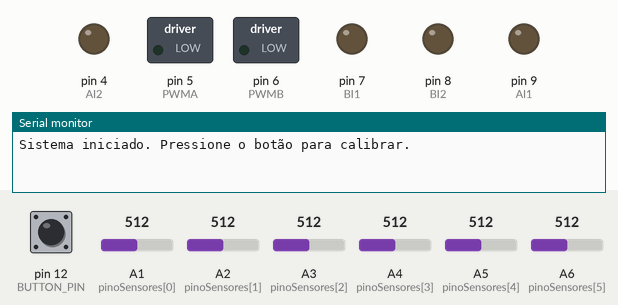
Simulated run of this sketch. Board: Arduino Nano, built with avr-gcc and run on an emulated ATmega328P. Shown: switched loads named in the sketch (green lamp = pin HIGH), output pins drawn as LEDs (lit = HIGH), the last lines printed to the serial monitor. The inputs (shaded band) are chosen by the test bench; at power-on: pin 12 (BUTTON_PIN) LOW, A1 (pinoSensores[0]) = 512, A2 (pinoSensores[1]) = 512, A3 (pinoSensores[2]) = 512, A4 (pinoSensores[3]) = 512, A5 (pinoSensores[4]) = 512, A6 (pinoSensores[5]) = 512.

Above: at 1.2 s.
1.3 s: pin 12 (BUTTON_PIN) pulled HIGH for 0.15 s
At 3.2 s:
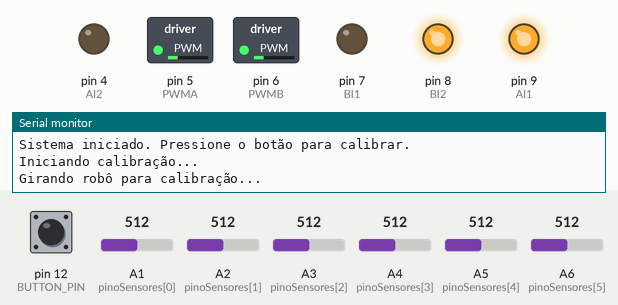
At 7.3 s:
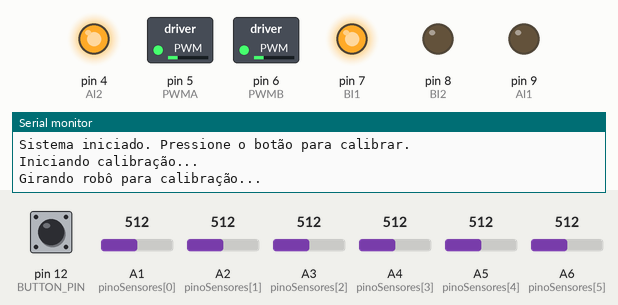
Timing chart, 0 to 13.4 s (numbered marks = the images above; inputs shaded):
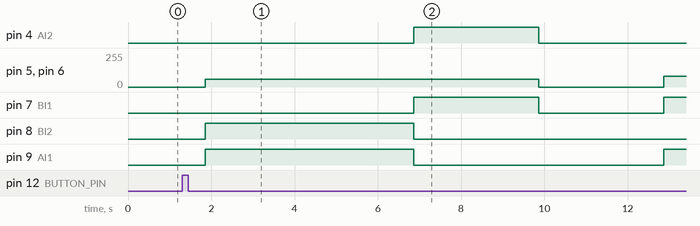

The sketch:

C_digo_PID_-_Aula_2.ino
```cpp
// Robô Seguidor de Linha - Arduino Nano
// Sensores: A1-A6 (6 sensores analógicos)
// Botão: D12 (pull-down)
// Motor Driver TB6612FNG: PWMA(D5), AI1(D9), AI2(D4), PWMB(D6), BI1(D7), BI2(D8)

#define NUM_SEN 6
#define BUTTON_PIN 12

// Pinos do motor driver TB6612FNG
#define PWMA 5   // PWM Motor A (esquerda)
#define AI1 9    // Direção Motor A
#define AI2 4    // Direção Motor A
#define PWMB 6   // PWM Motor B (direita)
#define BI1 7    // Direção Motor B
#define BI2 8    // Direção Motor B

// Pinos dos sensores (A1 a A6)
int pinoSensores[NUM_SEN] = {A1, A2, A3, A4, A5, A6};

// Variáveis para calibração
int minSensor[NUM_SEN];
int maxSensor[NUM_SEN];
int valorSensores[NUM_SEN];

// Variáveis para controle PID
float Kp = 0.0;    // Constante proporcional 15
float Kd = 0.0;    // Constante diferencial 30
float erro = 0;
float erroAnterior = 0;

// Velocidades dos motores
int velBase = 80;     // Velocidade base (0-255)
int velMax = 200;     // Velocidade máxima
int velMin = -100;    // Velocidade mínima

// Estados do programa
enum Estado {
  ESPERANDO,
  CALIBRANDO,
  CORRENDO
};

Estado estadoAtual = ESPERANDO;
bool botaoAtual = false;
bool botaoEstadoAnterior = false;

// Protótipos das funções
void lerEMaisMinMax();
void acelerar(int velEsquerda, int velDireita);
void pararMotores();
void calibrarSensores();
void seguirLinha();
void lerSensores();
float controleLinha();


void setup() {
  Serial.begin(9600);

  // Configuração dos pinos
  pinMode(BUTTON_PIN, INPUT);

  // Configuração dos pinos do motor
  pinMode(PWMA, OUTPUT);
  pinMode(AI1, OUTPUT);
  pinMode(AI2, OUTPUT);
  pinMode(PWMB, OUTPUT);
  pinMode(BI1, OUTPUT);
  pinMode(BI2, OUTPUT);

  pararMotores();

  // Inicializar valores de calibração
  for (int i = 0; i < NUM_SEN; i++) {
    minSensor[i] = 1023;
    maxSensor[i] = 0;
  }

  Serial.println("Sistema iniciado. Pressione o botão para calibrar.");
}

void loop() {
  // Leitura do botão
  bool estadoBotao = digitalRead(BUTTON_PIN);

  // Detecção de borda de subida do botão
  if (estadoBotao && !botaoEstadoAnterior) {
    botaoAtual = true;
    delay(50); // Debounce
  }
  botaoEstadoAnterior = estadoBotao;

  // Máquina de estados
  switch (estadoAtual) {
    case ESPERANDO:


      if (botaoAtual) {
        estadoAtual = CALIBRANDO;
        botaoAtual = false;
        Serial.println("\nIniciando calibração...");
        delay(500);
        calibrarSensores();
      }
      break;

    case CALIBRANDO:
      estadoAtual = CORRENDO;
      Serial.println("Calibração concluída. Iniciando corrida!");
      delay(3000); // Aguarda 3s antes da corrida
      break;

    case CORRENDO:
      if (botaoAtual) {
        estadoAtual = ESPERANDO;
        botaoAtual = false;
        pararMotores();
        Serial.println("Parando robô. Pressione o botão para recalibrar.");
      } else {
        seguirLinha();

      }
      break;
  }
}


void calibrarSensores() {
  Serial.println("Girando robô para calibração...");

  unsigned long tempoInicial = millis();

  // Girar para a direita por 3 segundos
  acelerar(60, -60);
  while (millis() - tempoInicial < 5000) {
    lerEMaisMinMax();
    delay(10);
  }

  // Girar para a esquerda por 3 segundos
  tempoInicial = millis();
  acelerar(-60, 60);
  while (millis() - tempoInicial < 3000) {
    lerEMaisMinMax();
    delay(10);
  }

  pararMotores();

  // Mostrar valores calculados na calibração
 /* Serial.println("\n--- VALORES DE CALIBRAÇÃO GUARDADOS ---");
  for (int i = 0; i < NUM_SEN; i++) {
    Serial.print("Sensor ");
    Serial.print(i + 1);
    Serial.print(": Min=");
    Serial.print(minSensor[i]);
    Serial.print(" | Max=");
    Serial.println(maxSensor[i]);
  }
  Serial.println("----------------------------------------\n");

  delay(1000);
  */
}

void lerEMaisMinMax() {
  for (int i = 0; i < NUM_SEN; i++) {
    int faixa = analogRead(pinoSensores[i]);
    if (faixa < minSensor[i]) {
      minSensor[i] = faixa;
    }
    if (faixa > maxSensor[i]) {
      maxSensor[i] = faixa;
    }
  }
}

void seguirLinha() {
  lerSensores();

  float posicao = controleLinha();

  erro = posicao - 2.5; // Centro dos 6 sensores (0 a 5)

  float derivativo = erro - erroAnterior;
  float pid = (Kp * erro) + (Kd * derivativo);
  erroAnterior = erro;

  int velEsquerda = velBase + pid;
  int velDireita = velBase - pid;

  velEsquerda = constrain(velEsquerda, velMin, velMax);
  velDireita = constrain(velDireita, velMin, velMax);

  acelerar(velEsquerda, velDireita);
}

void lerSensores() {
  for (int i = 0; i < NUM_SEN; i++) {
    int leitura = analogRead(pinoSensores[i]);
    // Normalização invertida: 1000 para linha branca e 0 para fundo preto
    valorSensores[i] = map(leitura, minSensor[i], maxSensor[i], 0, 1000);
    valorSensores[i] = constrain(valorSensores[i], 0, 1000);
  }
}

float controleLinha() {
  long num = 0;
  long den = 0;

  for (int i = 0; i < NUM_SEN; i++) {
    num += (long)valorSensores[i] * i * 1000;
    den += valorSensores[i];
  }

  if (den == 0) {
    return 2.5;
  }

  return (float)num / den / 1000.0;
}

void acelerar(int velEsquerda, int velDireita) {
  // Motor esquerdo (canal A)
  if (velEsquerda >= 0) {
    digitalWrite(AI1, HIGH);
    digitalWrite(AI2, LOW);
    analogWrite(PWMA, velEsquerda);
  } else {
    digitalWrite(AI1, LOW);
    digitalWrite(AI2, HIGH);
    analogWrite(PWMA, -velEsquerda);
  }

  // Motor direito (canal B)
  if (velDireita >= 0) {
    digitalWrite(BI1, HIGH);
    digitalWrite(BI2, LOW);
    analogWrite(PWMB, velDireita);
  } else {
    digitalWrite(BI1, LOW);
    digitalWrite(BI2, HIGH);
    analogWrite(PWMB, -velDireita);
  }
}

void pararMotores() {
  analogWrite(PWMA, 0);
  analogWrite(PWMB, 0);
  digitalWrite(AI1, LOW);
  digitalWrite(AI2, LOW);
  digitalWrite(BI1, LOW);
  digitalWrite(BI2, LOW);
}
```

Measured:
- after the input at 1.3 s, pin 4 (AI2): LOW → HIGH after 5.6 s, → LOW 3.0 s later; pin 5 (PWMA): 0/255 → 60/255 after 0.55 s, → 0/255 8.0 s later, → 80/255 3.0 s later
